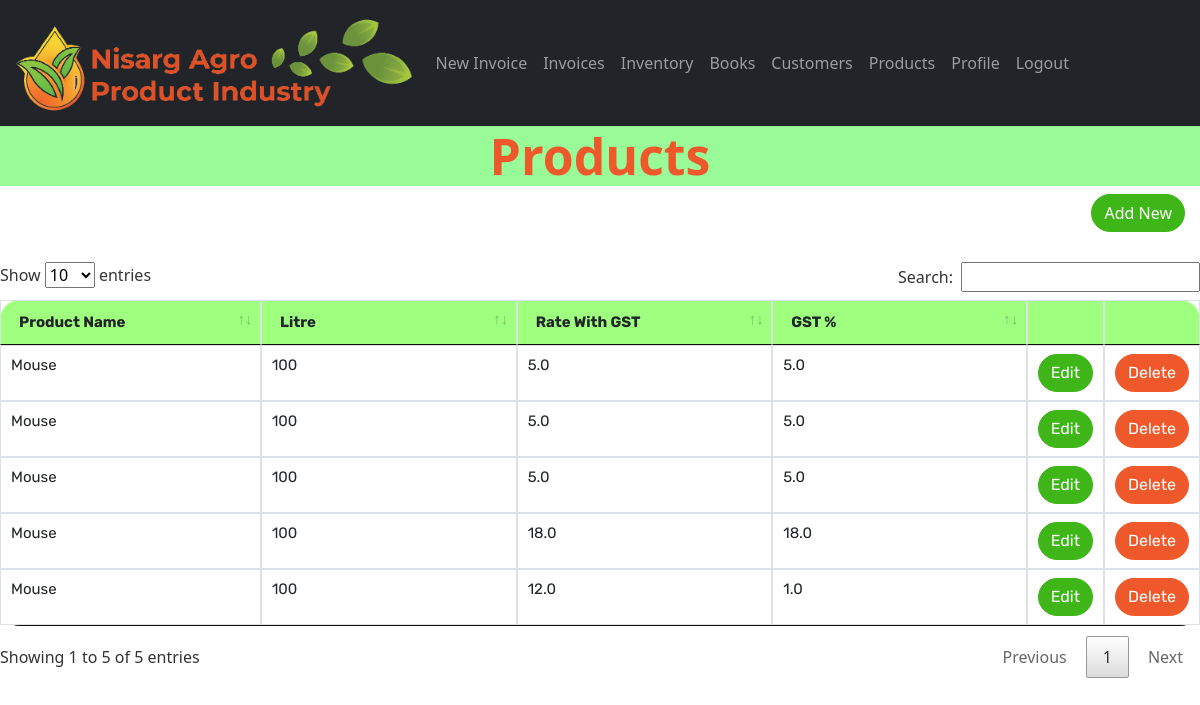
The page /products (signed in) on the database its author committed.
### gstbillingapp/models.py (models this page shows, shortened)
class Product(models.Model):
    user = models.ForeignKey(
        User, null=True, blank=True, on_delete=models.SET_NULL)
    product_name = models.CharField(max_length=200)
    product_hsn = models.CharField(max_length=50, null=True, blank=True)
    product_unit = models.CharField(max_length=50)
    product_gst_percentage = models.FloatField()
    product_rate_with_gst = models.FloatField()

### gstbillingapp/views.py (the view)
# urls.py: path('products', views.products, name='products'),
@login_required
def products(request):
    context = {}
    context['products'] = Product.objects.filter(user=request.user)
    return render(request, 'gstbillingapp/products.html', context)

### gstbillingapp/templates/gstbillingapp/products.html (shortened to what this page needs)
{% extends "gstbillingapp/base.html" %} {% load static %} {% block content %}
<div class="row">
  <div class="col">
    <h2
      style="
        text-align: center;
        color: #ef582a;
        background-color: palegreen;
        font-size: 50px;
      "
    >
      <strong> Products</strong>
    </h2>
  </div>
</div>
<div class="col">
  <a href="{% url 'product_add' %}" id="add_product_btn"
    ><button
      type="button"
      class="btn btn-primary"
      style="
        margin-bottom: 30px;
        border-radius: 20px;
        background-color: var(--success);
        border-color: #3fb618;
      "
    >
      Add New
    </button></a
  >
</div>
<table
  class="table table-hover table-invoice"
  style="
    background: #9fff7f;
    font-family: Rubik, sans-serif;
    font-size: 15px;
    border-radius: 20px;
  "
  id="product-table"
>
  <thead>
    <tr>
      <th>Product Name</th>
      <th>Litre</th>
      <th>Rate With GST</th>
      <th>GST %</th>
      <th></th>
      <th></th>
    </tr>
  </thead>
  <tbody class="two-col-form">
    {% for product in products %}
    <tr>
      <td>{{product.product_name}}</td>
      <td>{{product.product_hsn}}</td>
      <td>{{product.product_rate_with_gst}}</td>
      <td>{{product.product_gst_percentage}}</td>
      <td>
        <a href="{% url 'product_edit' product.id %}"
          ><button
            type="button"
            class="btn btn-primary"
            style="
              border-color: #3fb618;
              background-color: #3fb618;
              border-radius: 20px;
            "
          >
            Edit
          </button></a
        >
      </td>
      <td>
        <button
          type="button"
          class="btn btn-danger"
          data-toggle="modal"
          data-target="#productDeleteModal"
          data-product-id="{{product.id}}"
          data-product-name="{{product.product_name}}"
          style="
            border-color: #ef582a;
            background-color: #ef582a;
            border-radius: 20px;
          "
        >
          Delete
        </button>
      </td>
    </tr>
    {% endfor %}
  </tbody>
</table>
{% endblock %}

### static/gstbillingapp/main.css (style rules this page uses)
.two-col-form td, .two-col-form th { width: 25%; }
.table-invoice td, .table-invoice th { border: solid #dee2e6 1px; }
.table-invoice td, .table-invoice th { padding: .25rem; }
#add_customer_btn, #add_product_btn { float: right; }

### rows shown on the page
Product: product_name "Mouse", product_hsn "100", product_rate_with_gst "5.0", product_gst_percentage "5.0"
Product: product_name "Mouse", product_hsn "100", product_rate_with_gst "5.0", product_gst_percentage "5.0"
Product: product_name "Mouse", product_hsn "100", product_rate_with_gst "5.0", product_gst_percentage "5.0"
Product: product_name "Mouse", product_hsn "100", product_rate_with_gst "18.0", product_gst_percentage "18.0"
Product: product_name "Mouse", product_hsn "100", product_rate_with_gst "12.0", product_gst_percentage "1.0"
